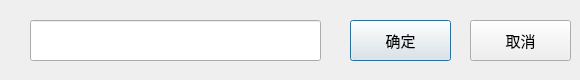
<?xml version="1.0" encoding="UTF-8"?>
<ui version="4.0">
 <class>NamePoint</class>
 <widget class="QDialog" name="NamePoint">
  <property name="geometry">
   <rect>
    <x>0</x>
    <y>0</y>
    <width>580</width>
    <height>80</height>
   </rect>
  </property>
  <property name="font">
   <font>
    <pointsize>9</pointsize>
   </font>
  </property>
  <property name="windowTitle">
   <string>为该点命名</string>
  </property>
  <widget class="QLineEdit" name="nameLine">
   <property name="geometry">
    <rect>
     <x>30</x>
     <y>20</y>
     <width>291</width>
     <height>41</height>
    </rect>
   </property>
   <property name="font">
    <font>
     <pointsize>18</pointsize>
    </font>
   </property>
  </widget>
  <widget class="QPushButton" name="confirmNameButton">
   <property name="geometry">
    <rect>
     <x>350</x>
     <y>20</y>
     <width>101</width>
     <height>41</height>
    </rect>
   </property>
   <property name="font">
    <font>
     <pointsize>11</pointsize>
    </font>
   </property>
   <property name="text">
    <string>确定</string>
   </property>
  </widget>
  <widget class="QPushButton" name="cancelButton">
   <property name="geometry">
    <rect>
     <x>470</x>
     <y>20</y>
     <width>101</width>
     <height>41</height>
    </rect>
   </property>
   <property name="font">
    <font>
     <pointsize>11</pointsize>
    </font>
   </property>
   <property name="text">
    <string>取消</string>
   </property>
  </widget>
 </widget>
 <resources/>
 <connections>
  <connection>
   <sender>cancelButton</sender>
   <signal>clicked()</signal>
   <receiver>NamePoint</receiver>
   <slot>close()</slot>
   <hints>
    <hint type="sourcelabel">
     <x>476</x>
     <y>47</y>
    </hint>
    <hint type="destinationlabel">
     <x>460</x>
     <y>52</y>
    </hint>
   </hints>
  </connection>
  <connection>
   <sender>confirmNameButton</sender>
   <signal>clicked()</signal>
   <receiver>NamePoint</receiver>
   <slot>name_point_confirm()</slot>
   <hints>
    <hint type="sourcelabel">
     <x>366</x>
     <y>39</y>
    </hint>
    <hint type="destinationlabel">
     <x>338</x>
     <y>45</y>
    </hint>
   </hints>
  </connection>
 </connections>
 <slots>
  <slot>name_point_confirm()</slot>
 </slots>
</ui>
